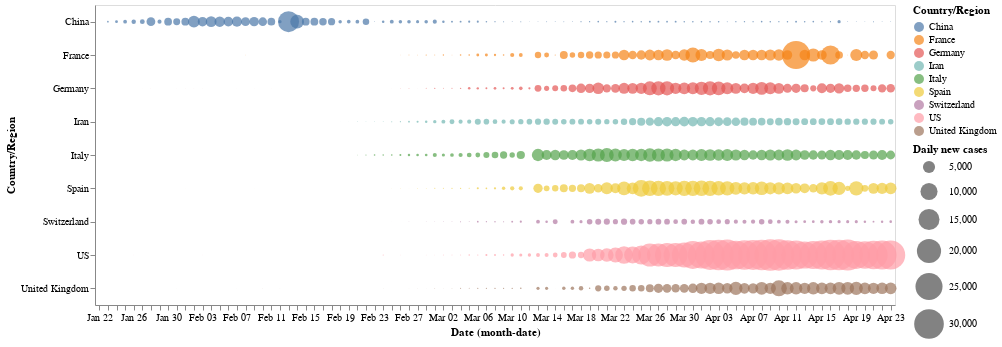

This figure's notebook cell:
### Code cell
alt.Chart(selected_countries).mark_circle().encode(
    x='monthdate(Date):O',
    y='Country/Region',
    color='Country/Region',
    size=alt.Size('New cases:Q',
        scale=alt.Scale(range=[0, 1000]),
        legend=alt.Legend(title='Daily new cases')
    ) 
).properties(
    width=800,
    height=300
)

### Figure 1 — Vega-Lite specification as saved in the notebook (floating-point values rounded to 4 significant figures; data arrays with more than 128 entries replaced by an {"elided": "..."} marker saying what was removed)
{"config": {"view": {"continuousWidth": 400, "continuousHeight": 300}}, "data": {"name": "data-2fc72f992c223cb5e1da6549d491eb69"}, "mark": "circle", "encoding": {"color": {"type": "nominal", "field": "Country/Region"}, "size": {"type": "quantitative", "field": "New cases", "legend": {"title": "Daily new cases"}, "scale": {"range": [0, 1000]}}, "x": {"type": "ordinal", "field": "Date", "timeUnit": "monthdate"}, "y": {"type": "nominal", "field": "Country/Region"}}, "height": 300, "width": 800, "$schema": "https://vega.github.io/schema/vega-lite/v4.8.1.json", "datasets": {"data-2fc72f992c223cb5e1da6549d491eb69": {"elided": "837 records"}}}
